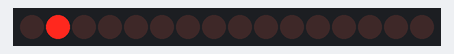
Simulated run of this sketch. Board: Arduino Mega 2560, built with avr-gcc and run on an emulated ATmega2560. Shown: 16 shift-register outputs drawn as a row of LEDs (first output left, lit = HIGH). Wiring (inferred from the names in the program): 2 × shift register (74HC595): data pin 2; shift clock pin 3; latch pin 4. Wiring (inferred from the signals the program sends): row of LEDs: on Q0, Q1, Q2, Q3, Q4, Q5, Q6, Q7, Q8, Q9, Q10, Q11, Q12, Q13, Q14, Q15.

Above: at 0.37 s.
At 0.83 s:
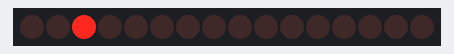
At 1.28 s:
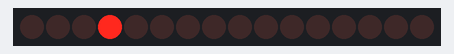
At 2.19 s:
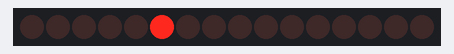
At 4.0 s:
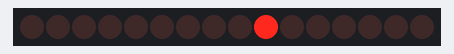
At 8.0 s:
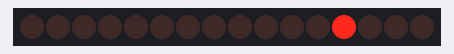
Timing chart, 0 to 9.5 s (numbered marks = the images above):
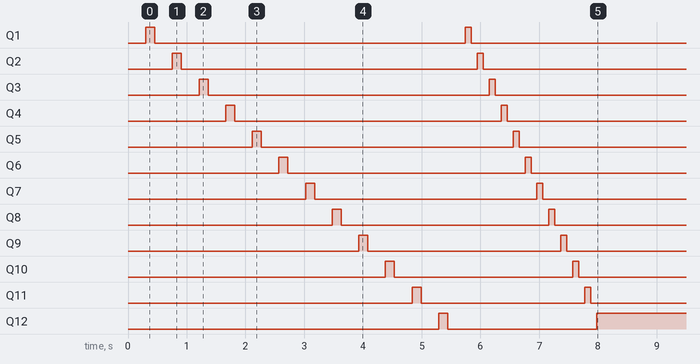

The sketch:

master.ino
```cpp
#include <Common.h>
#include <packet.h>

const uint8_t MAX_MODULES = 12;

const uint8_t MODULE_ENABLE_DATA = 2;
const uint8_t MODULE_ENABLE_CLOCK = 3;
const uint8_t MODULE_ENABLE_LATCH = 4;

uint16_t ModuleSlots = 0;
uint16_t UnsolvedModules = 0;

uint8_t OpenedModule = 0;

uint8_t moduleTypeTemp = 0;

uint16_t getResponseTable[GetMaster::MAX_GET_REQUESTS];

inline void setupBomb();
inline void openModule(uint8_t moduleSlot);
inline void closeModule();
inline bool runRoutine(uint16_t routine, uint8_t moduleSlot);
void throwException(uint8_t errorCode);
inline void processPacket(uint8_t packetID, uint16_t packetWord);
inline void processGetPacket(uint16_t packetWord);
inline void processSetPacket(uint16_t packetWord);
inline void processFlagPacket(uint16_t packetWord);

void setup()
{
    pinMode(2, OUTPUT);
    pinMode(3, OUTPUT);
    pinMode(4, OUTPUT);

    Serial.begin(BAUD_RATE);
    Serial1.begin(BAUD_RATE);

    delay(100);
    setupBomb();
}

void loop()
{
    for (uint8_t module = 1; module <= MAX_MODULES; module++)
    {
        if (!(ModuleSlots & 1 << module))
        {
            continue;
        }

        runRoutine(Routines::UPDATE, module);
    }
}

inline void setupBomb()
{
    // temporary for testing the GET/RETURN
    getResponseTable[GetMaster::BATTERIES] = 60;
    getResponseTable[GetMaster::TIMER] = 62;

    for (uint8_t module = 1; module <= MAX_MODULES; module++)
    {
        if (!runRoutine(Routines::SETUP, module))
        {
            continue;
        }

        ModuleSlots |= 1 << module;

        if (moduleTypeTemp == ModuleType::NORMAL)
        {
            UnsolvedModules |= 1 << module;
        }

    }

    if (!UnsolvedModules)
    {
        throwException(Exception::INVALID_BOMB_SETUP);
    }
}

inline void openModule(uint8_t moduleSlot)
{
    closeModule();

    emptyStream(Serial1);

    uint16_t mask = 1 << moduleSlot;

    shiftOut(MODULE_ENABLE_DATA, MODULE_ENABLE_CLOCK, MSBFIRST, mask >> 8);
    shiftOut(MODULE_ENABLE_DATA, MODULE_ENABLE_CLOCK, MSBFIRST, mask);

    digitalWrite(MODULE_ENABLE_LATCH, HIGH);
    digitalWrite(MODULE_ENABLE_LATCH, LOW);

    OpenedModule = moduleSlot;

    delay(1);
}

inline void closeModule()
{
    delay(100);

    shiftOut(MODULE_ENABLE_DATA, MODULE_ENABLE_CLOCK, MSBFIRST, 0);
    shiftOut(MODULE_ENABLE_DATA, MODULE_ENABLE_CLOCK, MSBFIRST, 0);

    digitalWrite(MODULE_ENABLE_LATCH, HIGH);
    digitalWrite(MODULE_ENABLE_LATCH, LOW);

    OpenedModule = 0;

    delay(100);
}

inline bool runRoutine(uint16_t routine, uint8_t moduleSlot)
{
    uint8_t packetID;
    uint16_t packetWord;

    openModule(moduleSlot);

    sendPacket(Serial1, PacketID::ROUTINE, routine);

    if (!readPacketWait(Serial1, packetID, packetWord))
    {
        closeModule();
        return false;
    }

    if (packetID != PacketID::COMMUNICATION || packetWord != Communication::ACK)
    {
        closeModule();
        return false;
    }

    while (!(packetID == PacketID::COMMUNICATION && packetWord == Communication::END))
    {
        if (!readPacketWait(Serial1, packetID, packetWord))
        {
            closeModule();
            return false;
        }

        processPacket(packetID, packetWord);
    }
    closeModule();
    return true;
}

void throwException(uint8_t errorCode)
{
    uint16_t errorMessage = OpenedModule << 8 | errorCode;

    for (uint8_t module = 1; module <= MAX_MODULES; module++)
    {
        openModule(module);
        sendPacket(Serial1, PacketID::EXCEPTION, errorMessage);
    }

    while(true) {}
}

inline void checkSolved()
{
    if (UnsolvedModules)
    {
        return;
    }

    for (uint8_t module = 1; module <= 12; module++)
    {
        openModule(module);
        sendPacket(Serial1, PacketID::ROUTINE, Routines::DEFUSE);
    }

    while(true) {} // freeze (for now)
}

// MASTER PACKET PROCESSING

inline void processPacket(uint8_t packetID, uint16_t packetWord)
{
    switch (packetID)
    {
        case PacketID::COMMUNICATION:
        {
            return;
        }
        case PacketID::GET:
        {
            processGetPacket(packetWord);
            return;
        }
        case PacketID::SET:
        {
            processSetPacket(packetWord);
            return;
        }
        case PacketID::FLAG:
        {
            processFlagPacket(packetWord);
            return;
        }
        case PacketID::EXCEPTION:
        {
            throwException(packetWord);
            return;
        }
        default:
        return;
    }
}

inline void processGetPacket(uint16_t packetWord)
{
    if (packetWord >= GetMaster::MAX_GET_REQUESTS)
    {
        throwException(Exception::INVALID_GET);
        return;
    }
    sendPacket(Serial1, PacketID::RETURN, getResponseTable[packetWord]);
}

inline void processSetPacket(uint16_t packetWord)
{
    if (packetWord >= GetMaster::MAX_GET_REQUESTS)
    {
        throwException(Exception::INVALID_SET);
        return;
    }

    uint8_t funcPacketID;
    uint16_t funcPacketWord;

    if (!readPacketWait(Serial1, funcPacketID, funcPacketWord))
    {
        throwException(Exception::TIMEOUT);
        return;
    }

    if (funcPacketID != PacketID::SET_VALUE)
    {
        throwException(Exception::INVALID_SET);
    }

    getResponseTable[packetWord] = funcPacketWord;
}

inline void processFlagPacket(uint16_t packetWord)
{
    if (packetWord & Flags::SOLVE)
    {
        UnsolvedModules &= ~(1 << OpenedModule);
        checkSolved();
    }
    sendPacket(Serial1, PacketID::RETURN, 0);
}
```

Measured:
- by itself, Q1: alternates HIGH for 0.13 s and LOW for 5.3 s, 4 changes in all, then stays LOW
- by itself, Q2: alternates HIGH for 0.13 s and LOW for 5.0 s, 4 changes in all, then stays LOW
- by itself, Q3: alternates HIGH for 0.13 s and LOW for 4.8 s, 4 changes in all, then stays LOW
- by itself, Q4: alternates HIGH for 0.13 s and LOW for 4.5 s, 4 changes in all, then stays LOW
- by itself, Q5: alternates HIGH for 0.13 s and LOW for 4.3 s, 4 changes in all, then stays LOW
- by itself, Q6: alternates HIGH for 0.13 s and LOW for 4.0 s, 4 changes in all, then stays LOW
- by itself, Q7: alternates HIGH for 0.13 s and LOW for 3.8 s, 4 changes in all, then stays LOW
- by itself, Q8: alternates HIGH for 0.13 s and LOW for 3.5 s, 4 changes in all, then stays LOW
